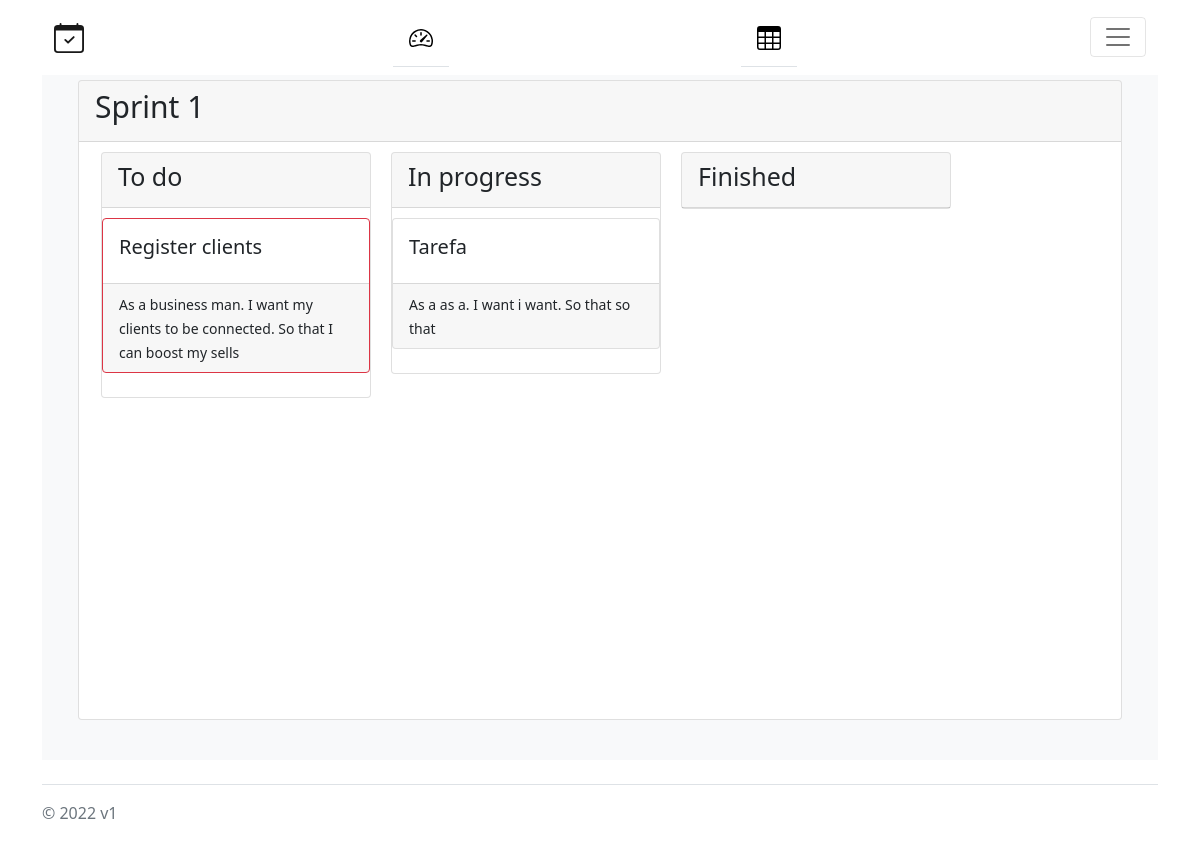
Page /projects/1/sprint1 (signed in) on the committed database.
### scrum/models.py (models this page shows)
class Task(models.Model):
    title = models.TextField()
    as_a = models.TextField()
    i_want = models.TextField()
    so_that = models.TextField()
    annotations = models.TextField()
    points = models.IntegerField()
    created_by = models.ForeignKey(User, on_delete=models.CASCADE, related_name='created_by+')
    created_at = models.DateTimeField(auto_now_add=True)
    assigned_for = models.ManyToManyField(User)
    priority = models.IntegerField()
    TODO = 1
    IN_PROGRESS = 2
    FINISHED = 3
    STATE_CHOICES = (
        (TODO, 'To Do'),
        (IN_PROGRESS, 'In Progress'),
        (FINISHED, 'Finished'),
    )
    state = models.PositiveSmallIntegerField(choices=STATE_CHOICES, blank=True, null=True)

### scrum/views.py (the view)
# urls.py: path('projects/<int:project_id>/sprint<int:sprint_number>', scrum_views.sprint, name='sprint'),
@login_required
def sprint(request, project_id=None, sprint_number=None):
    proj = Project.objects.filter(id=project_id)
    tasks = proj.first().sprints.filter(number=sprint_number).first().tasks.values()
    user_prof = UserProfile.objects.filter(user=request.user).first()
    return render(request, 'scrum/sprint.html', {'title': f"Product Backlog", 'tasks': tasks, 'project': proj.values()[0], 'projects': user_prof.projects.all().values(), 'n': sprint_number})

### scrum/templates/scrum/sprint.html (shortened to what this page needs)
{% extends "scrum/base2.html" %}
{% block content %}
<section class="content pb-3">
      <div class="container-fluid h-100">
         <div style="height: 640px"; class="card card-row card-secondary">
            <div class="card-header">
               <h3 style="font-size: 30px"; class="card-title">
                  Sprint {{n}}
               </h3>
            </div>
            <section class="content pb-3 align-center">
                <div class="container-fluid h-100">
    <div class=" card card-row card-secondary" style="width: 270px; float:left; margin:10px; ">
         <div class="card-header">
             <h3 style="font-size: 25px" class="card-title">
                To do
             </h3>
         </div>
        <div class="card-collumn col-sm mx-auto">
        {% for task in tasks %}
            {% if task.state == 1%}
                {% if task.points == 8 %}
                        <div class="scroll" style="padding-top:10px;">
                            <div class="border-danger card" >
                              <div style= "height: 100%"; class="card-body">
                                <h5 class="card-title">{{task.title}}</h5>
                              </div>
                              <div class="card-footer">
                                <small>As a {{task.as_a}}. I want {{task.i_want}}. So that {{task.so_that}}</small>
                              </div>
                            </div>
                            <br>
                        </div>
                {% endif %}
            {% endif %}
        {% endfor %}
        </div>
    </div>
    <div class=" card card-row card-secondary" style="width: 270px; float:left; background:white; margin:10px">
         <div class="card-header">
             <h3 style="font-size: 25px" class="card-title">
                In progress
             </h3>
         </div>
        <div class="card-collumn col-sm" mx-auto>
        {% for task in tasks %}
            {% if task.state == 2%}
                    <div class="scroll" style="padding-top:10px;">
                        <div class="card">
                          <div style= "height: 100%"; class="card-body">
                            <h5 class="card-title">{{task.title}}</h5>
                          </div>
                          <div class="card-footer">
                            <small>As a {{task.as_a}}. I want {{task.i_want}}. So that {{task.so_that}}</small>
                          </div>
                        </div>
                        <br>
                    </div>
            {% endif %}
        {% endfor %}
        </div>
    </div>
    <div class="card card-row card-secondary" style="width: 270px; float:left; background:white; margin:10px">
         <div class="card-header">
             <h3 style="font-size: 25px" class="card-title">
                Finished
             </h3>
         </div>
    </div>
                </div>
            </section>
         </div>
      </div>
</section>
{% endblock content %}

### rows in the picture
Task: title "Register clients", as_a "business man", i_want "my clients to be connected", so_that "I can boost my sells"
Task: title "Tarefa", as_a "as a", i_want "i want", so_that "so that"

### other values in the picture
{{ n }} "1"
